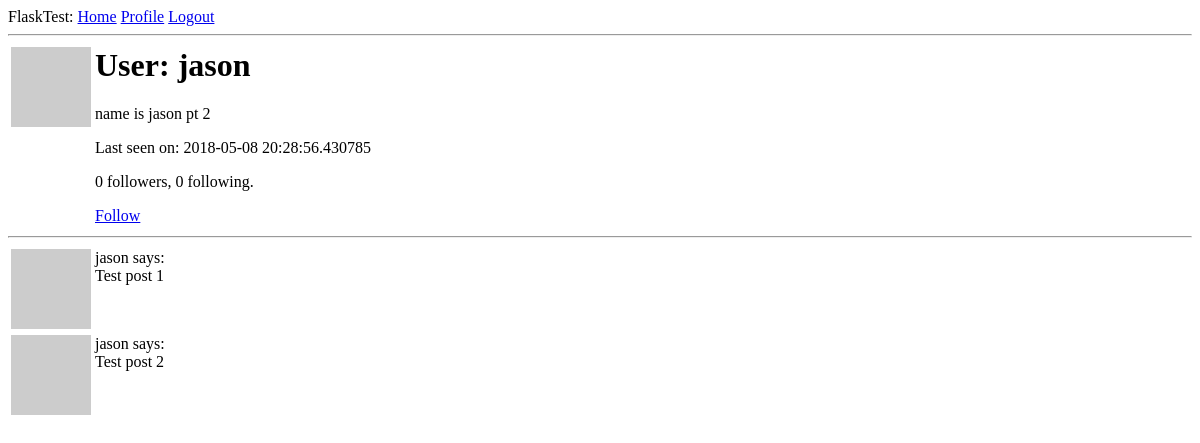
The app's page /user/jason (signed in), older data.
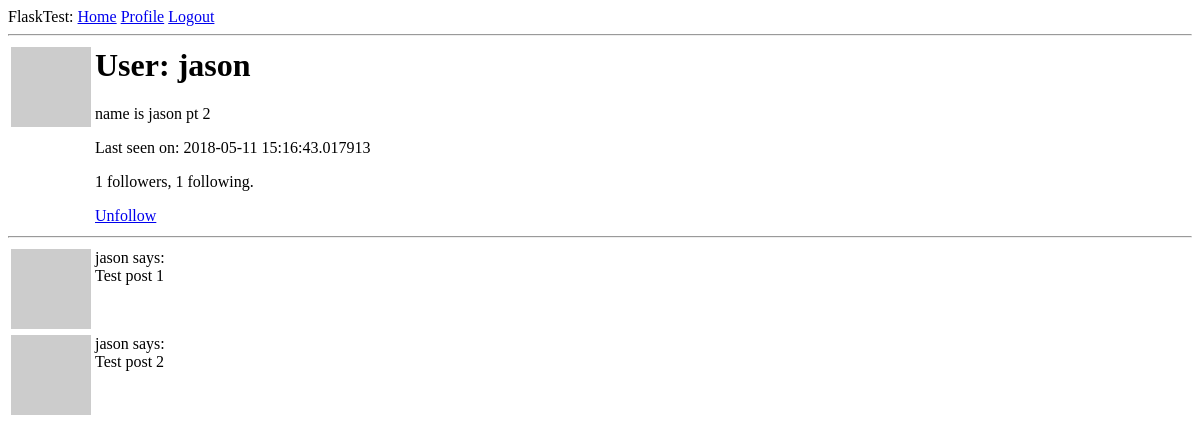
The same page, newer data.
### app/models.py (models this page shows, shortened)
class User(UserMixin, db.Model):
    id = db.Column(db.Integer, primary_key = True)
    username = db.Column(db.String(64), index = True, unique = True)
    email = db.Column(db.String(120), index = True, unique = True)
    password_hash = db.Column(db.String(128))
    about_me = db.Column(db.String(140))
    last_seen = db.Column(db.DateTime, default = datetime.utcnow)
    posts = db.relationship('Post',
    	backref = 'author',
    	lazy = 'dynamic')
    followed = db.relationship('User',
    	secondary = followers,
    	primaryjoin = (followers.c.follower_id == id),
    	secondaryjoin = (followers.c.followed_id == id),
    	backref = db.backref('followers', lazy = 'dynamic'),
    	lazy = 'dynamic')
    def avatar(self, size):
    	digest = md5(self.email.lower().encode('utf-8')).hexdigest()
    	return 'https://www.gravatar.com/avatar/{}?d=identicon&s={}'.format(
            digest, size)
    def is_following(self, user):
    	return self.followed.filter(
    		followers.c.followed_id == user.id).count() > 0

### app/routes.py (the view)
@app.route('/user/<username>')
@login_required
def user(username):
    user = User.query.filter_by(username = username).first_or_404()
    posts = [
        {'author': user, 'body': 'Test post 1'},
        {'author': user, 'body': 'Test post 2'}
    ]
    return render_template('user.html', user = user, posts = posts)

### app/models.py (called while the page is built)
@login.user_loader
def load_user(id):
    return User.query.get(int(id))

### app/routes.py (called while the page is built)
@app.before_request
def before_request():
    if current_user.is_authenticated:
        current_user.last_seen = datetime.utcnow()
        db.session.commit()

### app/templates/user.html (shortened to what this page needs)
{% extends "base.html" %}
{% block content %}
	<table>
        <tr valign="top">
            <td><img src="{{ user.avatar(128) }}"></td>
            <td>
                <h1>User: {{ user.username }}</h1>
                {% if user.about_me %}<p>{{ user.about_me }}</p>{% endif %}
                {% if user.last_seen %}<p>Last seen on: {{ user.last_seen }}</p>{% endif %}
                <p>{{ user.followers.count() }} followers, {{ user.followed.count() }} following.</p>
                {% if user == current_user %}
                <p><a href="{{ url_for('edit_profile') }}">Edit your profile</a></p>
                {% elif not current_user.is_following(user) %}
                <p><a href="{{ url_for('follow', username=user.username) }}">Follow</a></p>
                {% else %}
                <p><a href="{{ url_for('unfollow', username=user.username) }}">Unfollow</a></p>
                {% endif %}
            </td>
        </tr>
    </table>
    <hr>
    {% for post in posts %}
    	{% include '_post.html' %}
    {% endfor %}
{% endblock %}

### app/templates/_post.html
    <table>
        <tr valign="top">
            <td><img src="{{ post.author.avatar(36) }}"></td>
            <td>{{ post.author.username }} says:<br>{{ post.body }}</td>
        </tr>
    </table>

Row changes from the older to the newer data that the page shows:
changed User "jason": last_seen "2018-05-08 20:28:56.430785" → "2018-05-11 15:16:43.017913"
Text that changed along with them:
{{ user.followers.count() }}: "0" → "1"
{{ user.followed.count() }}: "0" → "1"
text no longer shown: "Follow"
text now shown: "Unfollow"
